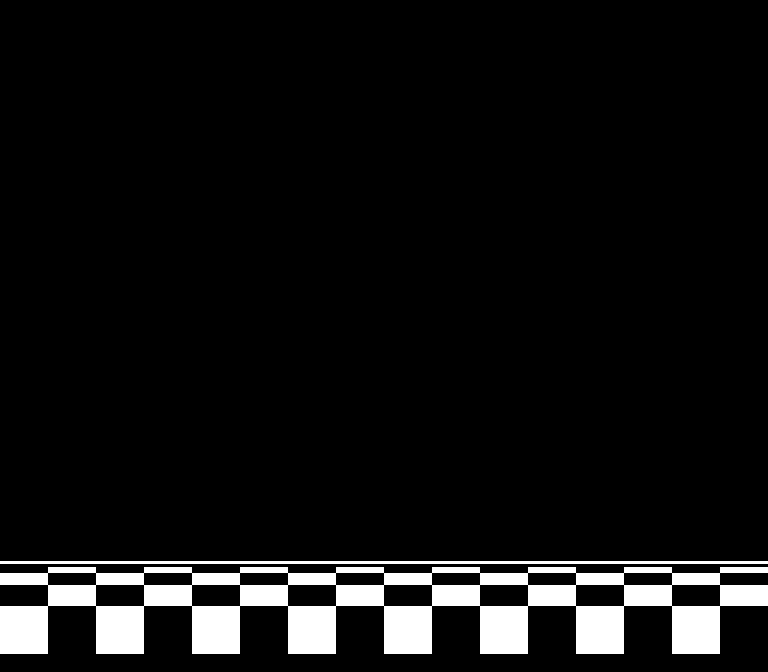

Tiled map render using the project's own tile images. Description and the whole map definition, tile-layer contents included, below:
An orthogonal 16x14 tile map with 48x48 px tiles, 1 tile layer (Ground), 5 hidden layers not drawn and 1 object.

<map version="1.4" tiledversion="1.4.2" orientation="orthogonal" renderorder="right-down" width="16" height="14" tilewidth="48" tileheight="48" infinite="0" nextlayerid="10" nextobjectid="3">
 <tileset firstgid="1" name="intro_x3" tilewidth="48" tileheight="48" tilecount="144" columns="12">
  <image source="intro_x3.png" width="576" height="576" />
 </tileset>
 <layer id="5" name="Yellow" width="16" height="14" visible="0">
  <data encoding="csv">
40,40,40,40,40,40,40,40,40,40,40,40,40,40,40,40,
40,40,40,40,40,40,40,40,40,40,40,40,40,40,40,40,
40,40,40,40,40,40,40,40,40,40,40,40,40,40,40,40,
40,40,40,40,40,40,40,40,40,40,40,40,40,40,40,40,
40,40,40,40,40,40,40,40,40,40,40,40,40,40,40,40,
40,40,40,40,40,40,40,40,40,40,40,40,40,40,40,40,
40,40,40,40,40,40,40,40,40,40,40,40,40,40,40,40,
40,40,40,40,40,40,40,40,40,40,40,40,40,40,40,40,
40,40,40,40,40,40,40,40,40,40,40,40,40,40,40,40,
40,40,40,40,40,40,40,40,40,40,40,40,40,40,40,40,
40,40,40,40,40,40,40,40,40,40,40,40,40,40,40,40,
40,40,40,40,40,40,40,40,40,40,40,40,40,40,40,40,
40,40,40,40,40,40,40,40,40,40,40,40,40,40,40,40,
40,40,40,40,40,40,40,40,40,40,40,40,40,40,40,40
</data>
 </layer>
 <layer id="8" name="Ground" width="16" height="14">
  <data encoding="csv">
0,0,0,0,0,0,0,0,0,0,0,0,0,0,0,0,
0,0,0,0,0,0,0,0,0,0,0,0,0,0,0,0,
0,0,0,0,0,0,0,0,0,0,0,0,0,0,0,0,
0,0,0,0,0,0,0,0,0,0,0,0,0,0,0,0,
0,0,0,0,0,0,0,0,0,0,0,0,0,0,0,0,
0,0,0,0,0,0,0,0,0,0,0,0,0,0,0,0,
0,0,0,0,0,0,0,0,0,0,0,0,0,0,0,0,
0,0,0,0,0,0,0,0,0,0,0,0,0,0,0,0,
0,0,0,0,0,0,0,0,0,0,0,0,0,0,0,0,
0,0,0,0,0,0,0,0,0,0,0,0,0,0,0,0,
0,0,0,0,0,0,0,0,0,0,0,0,0,0,0,0,
9,10,9,10,9,10,9,10,9,10,9,10,9,10,9,10,
21,22,21,22,21,22,21,22,21,22,21,22,21,22,21,22,
33,34,33,34,33,34,33,34,33,34,33,34,33,34,33,34
</data>
 </layer>
 <layer id="9" name="Foreground" width="16" height="14" visible="0">
  <data encoding="csv">
1,1,1,1,1,1,1,1,1,1,1,1,1,1,1,1,
0,0,0,0,0,0,0,0,0,0,0,0,0,0,0,0,
0,0,0,0,0,0,0,0,0,0,0,0,0,0,0,0,
0,0,0,0,0,0,0,0,0,0,0,0,0,0,0,0,
0,0,0,0,0,0,0,0,0,0,0,0,0,0,0,0,
0,0,0,0,0,0,0,0,0,0,0,0,0,0,0,0,
0,0,0,0,0,0,0,0,0,0,0,0,0,0,0,0,
0,0,0,0,0,0,0,0,0,0,0,0,0,0,0,0,
0,0,0,0,0,0,0,0,0,0,0,0,0,0,0,0,
0,0,0,0,0,0,0,0,0,0,0,0,0,0,0,0,
0,0,0,0,0,0,0,0,0,0,0,0,0,0,0,0,
0,0,0,0,0,57,58,59,45,46,47,48,0,0,0,0,
0,0,0,0,0,0,0,0,0,0,0,0,0,0,0,0,
0,0,0,0,0,0,0,0,0,0,0,0,0,0,0,0
</data>
 </layer>
 <layer id="3" name="Grass" width="16" height="14" visible="0">
  <data encoding="csv">
0,0,0,0,0,0,0,0,0,0,0,0,0,0,0,0,
0,0,0,0,0,0,0,0,0,0,0,0,0,0,0,0,
0,0,0,0,0,0,0,0,0,0,0,0,0,0,0,0,
0,0,0,0,0,0,0,0,0,0,0,0,0,0,0,0,
0,0,0,0,0,0,0,0,0,0,0,0,0,0,0,0,
0,0,0,0,0,0,0,0,0,0,0,0,5,6,7,8,
0,0,0,0,0,0,0,0,0,0,0,0,17,18,19,20,
25,26,27,28,0,0,0,0,0,0,0,0,29,30,31,32,
37,38,39,40,0,0,0,0,0,0,0,0,41,42,43,44,
49,50,51,52,0,0,0,0,0,0,0,0,53,54,55,56,
61,62,63,64,0,0,0,0,0,0,0,0,65,66,67,68,
73,74,75,76,0,57,58,59,45,46,47,48,77,78,79,80,
0,0,0,0,0,0,0,0,0,0,0,0,0,0,0,0,
0,0,0,0,0,0,0,0,0,0,0,0,0,0,0,0
</data>
 </layer>
 <layer id="4" name="Titte" width="16" height="14" visible="0">
  <data encoding="csv">
0,0,0,0,0,0,0,0,0,0,0,0,0,0,0,0,
0,0,85,86,87,88,89,90,91,92,93,94,95,96,0,0,
0,0,97,98,99,100,101,102,103,104,105,106,107,108,0,0,
0,0,109,110,111,112,113,114,115,116,117,118,119,4,0,0,
0,0,121,122,123,124,125,126,127,128,129,130,131,132,0,0,
0,0,133,134,135,136,137,138,139,140,141,142,143,144,0,0,
0,0,0,0,0,0,0,0,0,0,0,0,0,0,0,0,
0,0,0,0,0,0,0,0,0,0,0,0,0,0,0,0,
0,0,0,0,0,0,0,0,0,0,0,0,0,0,0,0,
0,0,0,0,0,0,0,0,0,0,0,0,0,0,0,0,
0,0,0,0,0,0,0,0,0,0,0,0,0,0,0,0,
0,0,0,0,0,0,0,0,0,0,0,0,0,0,0,0,
0,0,0,0,0,0,0,0,0,0,0,0,0,0,0,0,
0,0,0,0,0,0,0,0,0,0,0,0,0,0,0,0
</data>
 </layer>
 <layer id="1" name="Background" width="16" height="14" visible="0">
  <data encoding="csv">
1,1,1,1,1,1,1,1,1,1,1,1,1,1,1,1,
0,0,0,0,0,0,0,0,0,0,0,0,0,2,3,0,
0,2,3,0,0,0,0,0,0,0,0,0,0,14,15,0,
0,14,15,0,0,0,0,0,0,0,0,0,0,0,0,0,
0,0,0,0,0,0,0,0,0,0,0,0,0,0,0,0,
13,0,0,0,0,0,0,0,0,0,0,0,0,0,0,0,
0,0,0,0,0,0,0,0,0,0,0,0,0,0,0,0,
0,0,0,0,0,0,0,0,0,0,0,0,0,0,0,0,
0,0,0,0,0,0,0,0,0,0,0,0,0,0,0,0,
0,0,0,0,0,0,0,0,0,0,0,0,0,0,0,0,
0,0,0,0,0,0,0,0,0,0,0,0,0,0,0,0,
0,0,0,0,0,0,0,0,0,0,0,0,0,0,0,0,
0,0,0,0,0,0,0,0,0,0,0,0,0,0,0,0,
0,0,0,0,0,0,0,0,0,0,0,0,0,0,0,0
</data>
 </layer>
 <objectgroup id="6" name="World-Item" />
 <objectgroup id="7" name="Solid">
  <object id="2" x="0" y="552" width="768" height="108" />
 </objectgroup>
</map>
